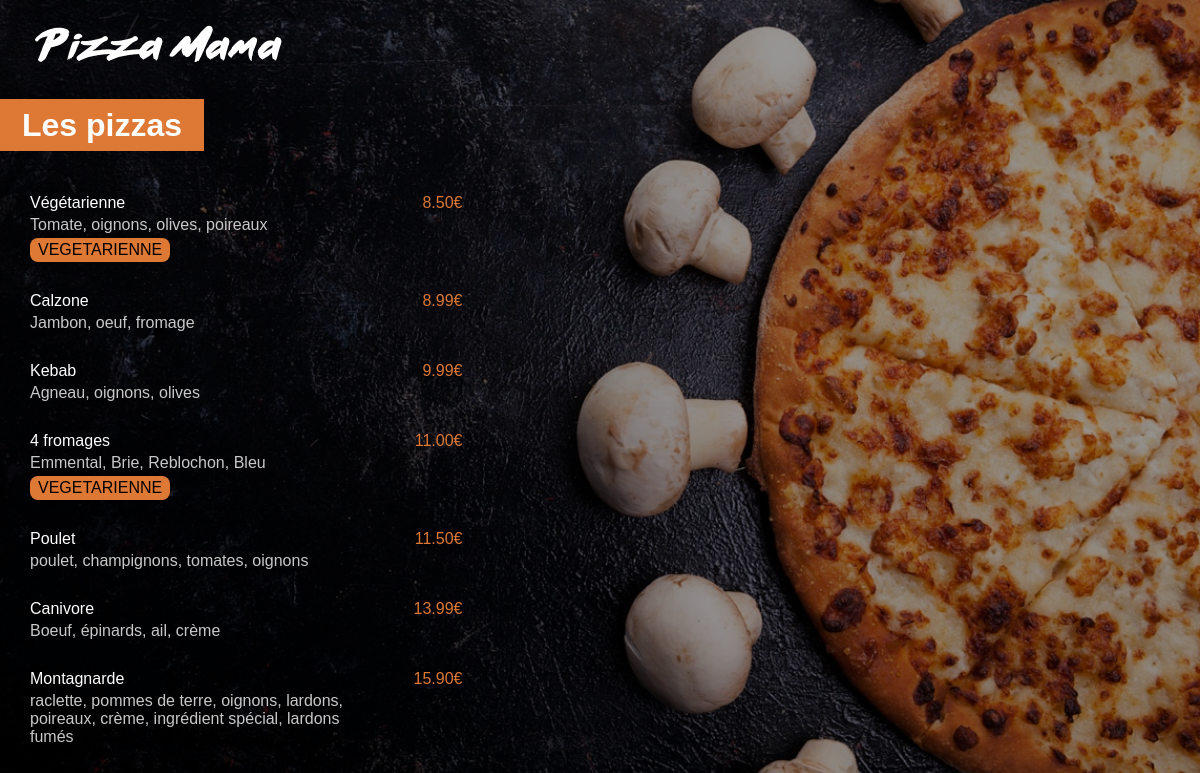
The app's page /menu/ with its own data.
### menu/models.py (models this page shows, shortened)
class Pizza(models.Model):
    nom = models.CharField(max_length=400)
    ingredients = models.CharField(max_length=200)
    prix = models.FloatField(default=0)
    vegetarienne = models.BooleanField(default=False)

### menu/views.py (the view)
# urls.py: path('', views.index, name="index"),
def index(request):
   pizzas = Pizza.objects.all().order_by('prix')
   return render(request, 'menu/index.html', {'pizzas' : pizzas})

### menu/templates/menu/index.html (shortened to what this page needs)
{% load static %}
<html lang="fr">
<head>
    <link rel="stylesheet" href="{% static 'menu/style.css' %}">
</head>
<body>
    <img id="small_logo" src="{% static 'menu/images/small_logo.png' %}">
    <div class="menu_title">
        <h1>Les pizzas</h1>
    </div>
    <div class="menu_list">
        {% for pizza in pizzas %}
        <div class="menu_list_item">
            <span class="menu_list_title">{{pizza.nom}}</span>
            <span class="menu_list_prix">{{pizza.prix | floatformat:2 }}€</span>
            <span class="menu_list_ingredients">{{pizza.ingredients}}</span>
            {% if pizza.vegetarienne %}
                <span class="menu_list_badge">VEGETARIENNE</span>
            {% endif %}
        </div>
        {% endfor %}
    </div>
</body>
</html>

### menu/static/menu/style.css (style rules this page uses)
body { background: linear-gradient(0deg, rgba(0, 0, 0, 0.4), rgba(0, 0, 0, 0.4)), url("images/menu_background.jpg") no-repeat no-repeat center center fixed; -webkit-background-size: cover; -moz-background-size: cover; -o-background-size: cover; background-size: cover; color: white; margin: 0px; font-family: Arial; }
#small_logo { margin-top: 25px; margin-left: 35px; }
h1 { background-color: #DD7835; display: inline; padding: 8px 22px; }
.menu_title { margin-top: 45px; margin-bottom:50px; }
.menu_list { margin-left: 30px; }
.menu_list_item { margin: 30px 0px; }
.menu_list_title { fond-weight: bold; fond-size: 20px; display: inline-block; width: 350px; }
.menu_list_prix { fond-size: 20px; color: #DD7835; display: inline-block; width: 70px; margin-left: 8px; text-align: right; }
.menu_list_ingredients { fond-size: 14px; color: #C8C8C8; margin-top: 4px; display: block; width: 320px; }
.menu_list_badge { background-color: #DD7835; color: black; font-size 9px; padding: 3px 8px; margin-top: 4px; display: inline-block; border-radius: 8px; fond-weight: bold; }

### records on screen
Pizza: nom "Végétarienne", prix "8.50", ingredients "Tomate, oignons, olives, poireaux", vegetarienne "VEGETARIENNE"
Pizza: nom "Calzone", prix "8.99", ingredients "Jambon, oeuf, fromage"
Pizza: nom "Kebab", prix "9.99", ingredients "Agneau, oignons, olives"
Pizza: nom "4 fromages", prix "11.00", ingredients "Emmental, Brie, Reblochon, Bleu", vegetarienne "VEGETARIENNE"
Pizza: nom "Poulet", prix "11.50", ingredients "poulet, champignons, tomates, oignons"
Pizza: nom "Canivore", prix "13.99", ingredients "Boeuf, épinards, ail, crème"
Pizza: nom "Montagnarde", prix "15.90", ingredients "raclette, pommes de terre, oignons, lardons, poireaux, crème, ingrédient spécial, lardons fumés"
